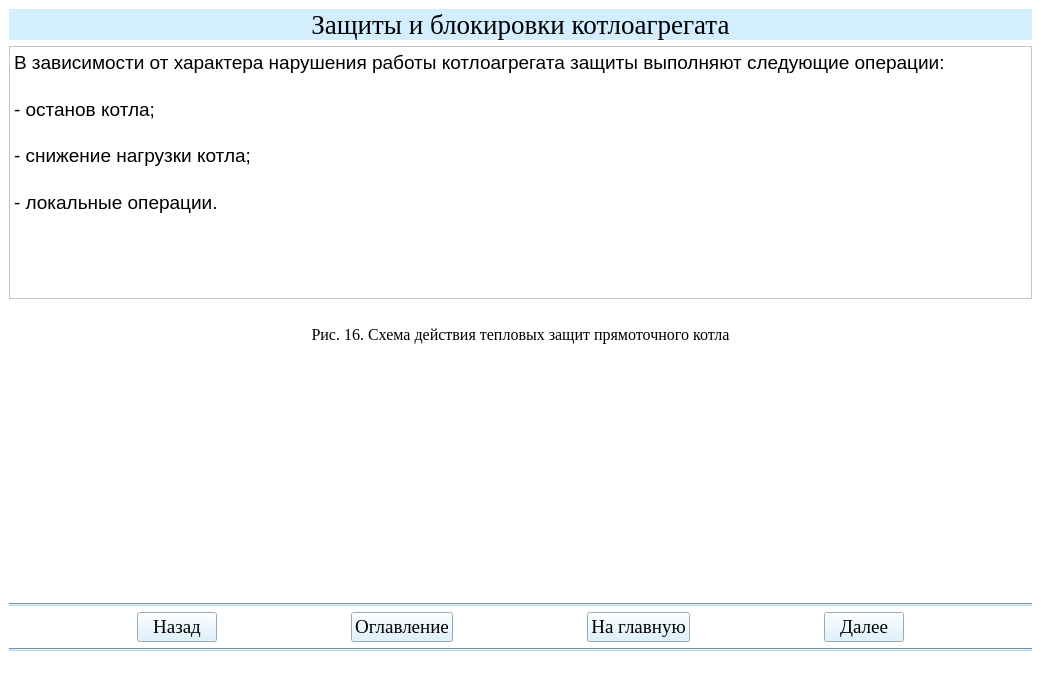
<?xml version="1.0" encoding="UTF-8"?>
<ui version="4.0">
 <class>Teoria24Window</class>
 <widget class="QMainWindow" name="Teoria24Window">
  <property name="geometry">
   <rect>
    <x>0</x>
    <y>0</y>
    <width>1041</width>
    <height>682</height>
   </rect>
  </property>
  <property name="windowTitle">
   <string>АУК</string>
  </property>
  <property name="styleSheet">
   <string notr="true">background-color: rgb(255, 255, 255);</string>
  </property>
  <widget class="QWidget" name="centralwidget">
   <layout class="QGridLayout" name="gridLayout">
    <item row="3" column="0">
     <widget class="QLabel" name="label_2">
      <property name="font">
       <font>
        <family>Times New Roman</family>
        <pointsize>12</pointsize>
       </font>
      </property>
      <property name="text">
       <string>Рис. 16. Схема действия тепловых защит прямоточного котла</string>
      </property>
      <property name="alignment">
       <set>Qt::AlignCenter</set>
      </property>
     </widget>
    </item>
    <item row="0" column="0">
     <widget class="QLabel" name="label_4">
      <property name="font">
       <font>
        <family>Times New Roman</family>
        <pointsize>20</pointsize>
       </font>
      </property>
      <property name="styleSheet">
       <string notr="true">background-color: rgb(211, 239, 255);</string>
      </property>
      <property name="text">
       <string>Защиты и блокировки котлоагрегата</string>
      </property>
      <property name="alignment">
       <set>Qt::AlignCenter</set>
      </property>
     </widget>
    </item>
    <item row="1" column="0">
     <widget class="QTextBrowser" name="textBrowser_2">
      <property name="html">
       <string>&lt;!DOCTYPE HTML PUBLIC &quot;-//W3C//DTD HTML 4.0//EN&quot; &quot;http://www.w3.org/TR/REC-html40/strict.dtd&quot;&gt;
&lt;html&gt;&lt;head&gt;&lt;meta name=&quot;qrichtext&quot; content=&quot;1&quot; /&gt;&lt;style type=&quot;text/css&quot;&gt;
p, li { white-space: pre-wrap; }
&lt;/style&gt;&lt;/head&gt;&lt;body style=&quot; font-family:'MS Shell Dlg 2'; font-size:8.25pt; font-weight:400; font-style:normal;&quot;&gt;
&lt;p align=&quot;justify&quot; style=&quot; margin-top:12px; margin-bottom:0px; margin-left:0px; margin-right:0px; -qt-block-indent:0; text-indent:0px; line-height:150%;&quot;&gt;&lt;span style=&quot; font-family:'Times New Roman,serif'; font-size:14pt;&quot;&gt;В зависимости от характера нарушения работы котлоагрегата защиты выполняют следующие операции:&lt;/span&gt;&lt;span style=&quot; font-size:8pt;&quot;&gt; &lt;/span&gt;&lt;/p&gt;
&lt;p align=&quot;justify&quot; style=&quot; margin-top:12px; margin-bottom:0px; margin-left:0px; margin-right:0px; -qt-block-indent:0; text-indent:0px; line-height:150%;&quot;&gt;&lt;span style=&quot; font-family:'Times New Roman,serif'; font-size:14pt;&quot;&gt;- останов котла;&lt;/span&gt;&lt;span style=&quot; font-size:8pt;&quot;&gt; &lt;/span&gt;&lt;/p&gt;
&lt;p align=&quot;justify&quot; style=&quot; margin-top:12px; margin-bottom:0px; margin-left:0px; margin-right:0px; -qt-block-indent:0; text-indent:0px; line-height:150%;&quot;&gt;&lt;span style=&quot; font-family:'Times New Roman,serif'; font-size:14pt;&quot;&gt;- снижение нагрузки котла;&lt;/span&gt;&lt;span style=&quot; font-size:8pt;&quot;&gt; &lt;/span&gt;&lt;/p&gt;
&lt;p align=&quot;justify&quot; style=&quot; margin-top:12px; margin-bottom:0px; margin-left:0px; margin-right:0px; -qt-block-indent:0; text-indent:0px; line-height:150%;&quot;&gt;&lt;span style=&quot; font-family:'Times New Roman,serif'; font-size:14pt;&quot;&gt;- локальные операции.&lt;/span&gt;&lt;span style=&quot; font-size:8pt;&quot;&gt; &lt;/span&gt;&lt;/p&gt;&lt;/body&gt;&lt;/html&gt;</string>
      </property>
     </widget>
    </item>
    <item row="6" column="0">
     <layout class="QHBoxLayout" name="horizontalLayout">
      <item>
       <spacer name="horizontalSpacer_2">
        <property name="orientation">
         <enum>Qt::Horizontal</enum>
        </property>
        <property name="sizeHint" stdset="0">
         <size>
          <width>40</width>
          <height>20</height>
         </size>
        </property>
       </spacer>
      </item>
      <item>
       <widget class="QPushButton" name="btn_return24">
        <property name="sizePolicy">
         <sizepolicy hsizetype="Minimum" vsizetype="Fixed">
          <horstretch>0</horstretch>
          <verstretch>0</verstretch>
         </sizepolicy>
        </property>
        <property name="font">
         <font>
          <family>Times New Roman</family>
          <pointsize>14</pointsize>
          <weight>50</weight>
          <bold>false</bold>
         </font>
        </property>
        <property name="styleSheet">
         <string notr="true">background-color: rgb(211, 239, 255);
color: rgb(0, 0, 0);</string>
        </property>
        <property name="text">
         <string>Назад</string>
        </property>
       </widget>
      </item>
      <item>
       <spacer name="horizontalSpacer_5">
        <property name="orientation">
         <enum>Qt::Horizontal</enum>
        </property>
        <property name="sizeHint" stdset="0">
         <size>
          <width>40</width>
          <height>20</height>
         </size>
        </property>
       </spacer>
      </item>
      <item>
       <widget class="QPushButton" name="btn_oglavlenie24">
        <property name="font">
         <font>
          <family>Times New Roman</family>
          <pointsize>14</pointsize>
         </font>
        </property>
        <property name="styleSheet">
         <string notr="true">background-color: rgb(211, 239, 255);
color: rgb(0, 0, 0);</string>
        </property>
        <property name="text">
         <string>Оглавление</string>
        </property>
       </widget>
      </item>
      <item>
       <spacer name="horizontalSpacer">
        <property name="orientation">
         <enum>Qt::Horizontal</enum>
        </property>
        <property name="sizeHint" stdset="0">
         <size>
          <width>40</width>
          <height>20</height>
         </size>
        </property>
       </spacer>
      </item>
      <item>
       <widget class="QPushButton" name="btn_glavnaya24">
        <property name="font">
         <font>
          <family>Times New Roman</family>
          <pointsize>14</pointsize>
          <weight>50</weight>
          <bold>false</bold>
         </font>
        </property>
        <property name="styleSheet">
         <string notr="true">background-color: rgb(211, 239, 255);
color: rgb(0, 0, 0);</string>
        </property>
        <property name="text">
         <string>На главную</string>
        </property>
       </widget>
      </item>
      <item>
       <spacer name="horizontalSpacer_3">
        <property name="orientation">
         <enum>Qt::Horizontal</enum>
        </property>
        <property name="sizeHint" stdset="0">
         <size>
          <width>40</width>
          <height>20</height>
         </size>
        </property>
       </spacer>
      </item>
      <item>
       <widget class="QPushButton" name="btn_dalee24">
        <property name="font">
         <font>
          <family>Times New Roman</family>
          <pointsize>14</pointsize>
          <weight>50</weight>
          <bold>false</bold>
         </font>
        </property>
        <property name="styleSheet">
         <string notr="true">background-color: rgb(211, 239, 255);
color: rgb(0, 0, 0);</string>
        </property>
        <property name="text">
         <string>Далее</string>
        </property>
       </widget>
      </item>
      <item>
       <spacer name="horizontalSpacer_4">
        <property name="orientation">
         <enum>Qt::Horizontal</enum>
        </property>
        <property name="sizeHint" stdset="0">
         <size>
          <width>40</width>
          <height>20</height>
         </size>
        </property>
       </spacer>
      </item>
     </layout>
    </item>
    <item row="5" column="0">
     <widget class="Line" name="line">
      <property name="styleSheet">
       <string notr="true">background-color: rgb(191, 216, 230);</string>
      </property>
      <property name="orientation">
       <enum>Qt::Horizontal</enum>
      </property>
     </widget>
    </item>
    <item row="7" column="0">
     <widget class="Line" name="line_2">
      <property name="styleSheet">
       <string notr="true">background-color: rgb(191, 216, 230);</string>
      </property>
      <property name="orientation">
       <enum>Qt::Horizontal</enum>
      </property>
     </widget>
    </item>
    <item row="2" column="0">
     <widget class="QLabel" name="label">
      <property name="text">
       <string/>
      </property>
      <property name="pixmap">
       <pixmap>рис16.png</pixmap>
      </property>
      <property name="alignment">
       <set>Qt::AlignCenter</set>
      </property>
     </widget>
    </item>
    <item row="4" column="0">
     <spacer name="verticalSpacer">
      <property name="orientation">
       <enum>Qt::Vertical</enum>
      </property>
      <property name="sizeHint" stdset="0">
       <size>
        <width>20</width>
        <height>40</height>
       </size>
      </property>
     </spacer>
    </item>
   </layout>
  </widget>
  <widget class="QStatusBar" name="statusbar"/>
 </widget>
 <resources/>
 <connections/>
</ui>
